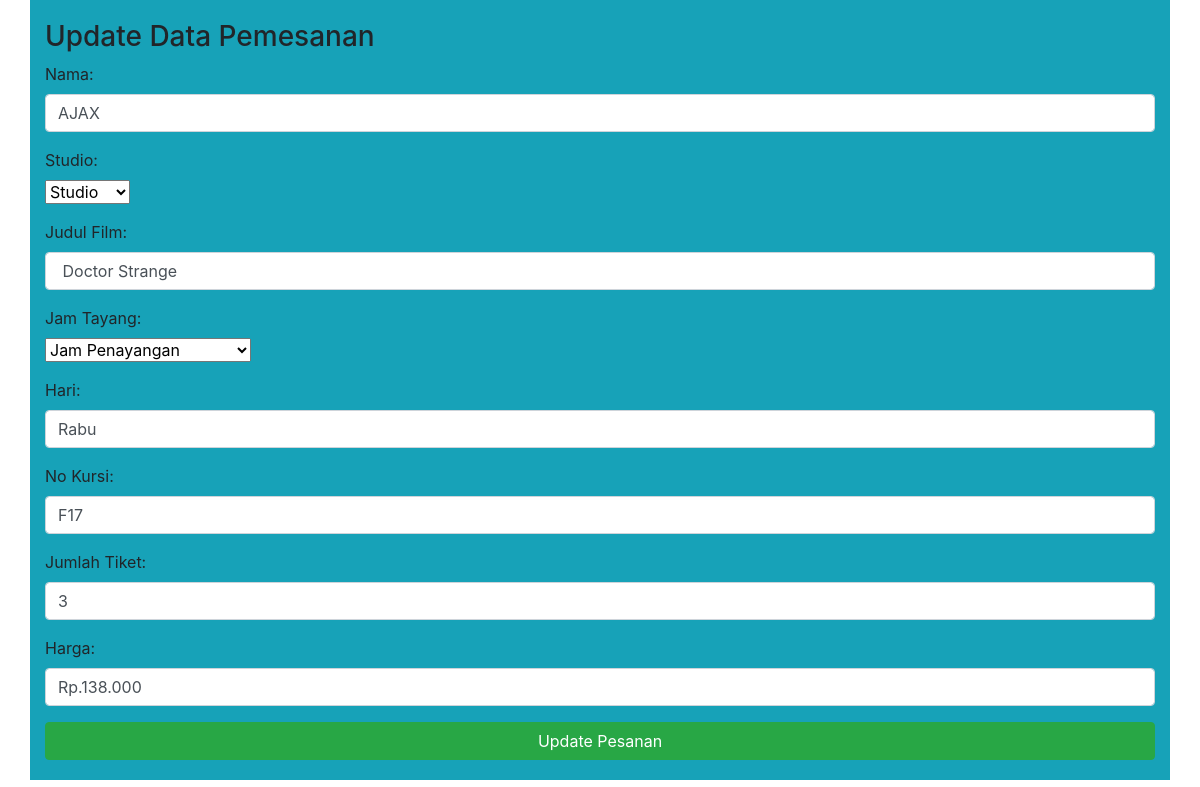
/editform.php?id=P999123, run on the app's committed database.
### tables this page shows
CREATE TABLE `pemesanantiket` (
  `Id_pengguna` varchar(40) NOT NULL,
  `Nama` varchar(255) DEFAULT NULL,
  `Studio` int(5) DEFAULT NULL,
  `Judul_film` varchar(255) DEFAULT NULL,
  `Jam_tayang` varchar(40) DEFAULT NULL,
  `Hari` varchar(40) DEFAULT NULL,
  `No_kursi` varchar(40) DEFAULT NULL,
  `Jumlah_tiket` int(10) DEFAULT NULL,
  `Harga` varchar(255) DEFAULT NULL
);

### editform.php (the view, shortened to what this page needs)
<!DOCTYPE html>
<html lang="en">
<head>
	<link rel="stylesheet" href="bootstrap/css/bootstrap.css">
</head>
<body>
<?php
$id = $_GET['id'];
include('koneksi.php');
$query = "SELECT * FROM pemesanantiket WHERE Id_pengguna='$id'";
$result = mysqli_query($conn, $query);
?>
<div class="container bg-info" style="padding-top: 20px; padding-bottom: 20px;">
	<h3>Update Data Pemesanan</h3>
	<form role="form" action="edit.php" method="get">
		<?php
		while ($row = mysqli_fetch_assoc($result)) {
		?>
		        <div class="form-group">
                        <label>Nama:</label>
                        <input type="text" name="Nama" class="form-control" value="<?php echo $row['Nama']; ?>" placeholder="Masukan Nama" required/>
                    </div>
                    <div class="form-group">
                        <label>Studio:</label>
                            <div>
                            <select  name="Studio" class="form-select"  value="<?php echo $row['Studio']; ?>" aria-label="Default select example"  >
                            <option selected>Studio</option>
                            </select>
                            </div>
                    </div>
                    <div class="form-group">
                        <label>Judul Film:</label>
                        <input type="text" name="Judul_film" class="form-control" value="<?php echo $row['Judul_film']; ?>" placeholder="Masukan Judul Film" required/>
                    </div>
                    <div class="form-group">
                        <label>Jam Tayang:</label>
                            <div>
                            <select  name="Jam_tayang" class="form-select" value="<?php echo $row['Jam_tayang']; ?>" aria-label="Default select example"  >
                            <option selected>Jam Penayangan</option>
                            </select>
                            </div>
                    </div>
                    <div class="form-group">
                        <label>Hari:</label>
                        <input type="text" name="Hari" class="form-control" value="<?php echo $row['Hari']; ?>" placeholder="Masukan Hari" required/>
                    </div>
                    <div class="form-group">
                        <label>No Kursi:</label>
                        <input type="text" name="No_kursi" class="form-control" value="<?php echo $row['No_kursi']; ?>" placeholder="Masukan No Kursi" required/>
                    </div>
                    <div class="form-group">
                        <label>Jumlah Tiket:</label>
                        <input type="text" name="Jumlah_tiket" class="form-control" value="<?php echo $row['Jumlah_tiket']; ?>" placeholder="Masukan Jumlah Tiket" required/>
                    </div>
                    <div class="form-group">
                        <label>Harga:</label>
                        <input type="text" name="Harga" class="form-control" value="<?php echo $row['Harga']; ?>" placeholder="Masukan Harga" required/>
                    </div>
		        <button type="submit" class="btn btn-success btn-block">Update Pesanan</button>
		<?php
		}
		?>
	</form>
</div>
</body>
</html>

### data on the page
pemesanantiket: Nama "AJAX", Studio "Studio", Judul_film "Doctor Strange", Jam_tayang "Jam Penayangan", Hari "Rabu", No_kursi "F17", Jumlah_tiket "3", Harga "Rp.138.000"
